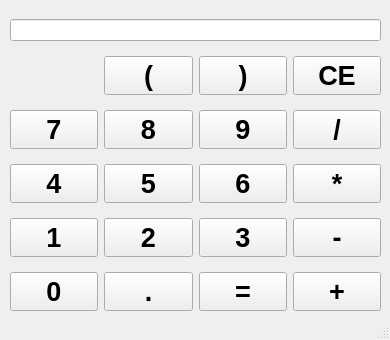
<?xml version="1.0" encoding="UTF-8"?>
<ui version="4.0">
 <class>MainWindow</class>
 <widget class="QMainWindow" name="MainWindow">
  <property name="geometry">
   <rect>
    <x>0</x>
    <y>0</y>
    <width>390</width>
    <height>340</height>
   </rect>
  </property>
  <property name="sizePolicy">
   <sizepolicy hsizetype="Fixed" vsizetype="Fixed">
    <horstretch>0</horstretch>
    <verstretch>0</verstretch>
   </sizepolicy>
  </property>
  <property name="minimumSize">
   <size>
    <width>390</width>
    <height>340</height>
   </size>
  </property>
  <property name="maximumSize">
   <size>
    <width>390</width>
    <height>340</height>
   </size>
  </property>
  <property name="windowTitle">
   <string>Calculator</string>
  </property>
  <widget class="QWidget" name="centralwidget">
   <widget class="QWidget" name="gridLayoutWidget">
    <property name="geometry">
     <rect>
      <x>10</x>
      <y>10</y>
      <width>371</width>
      <height>311</height>
     </rect>
    </property>
    <layout class="QGridLayout" name="CalcLayout">
     <item row="4" column="0">
      <widget class="QPushButton" name="Button1">
       <property name="font">
        <font>
         <pointsize>20</pointsize>
         <weight>75</weight>
         <bold>true</bold>
        </font>
       </property>
       <property name="contextMenuPolicy">
        <enum>Qt::DefaultContextMenu</enum>
       </property>
       <property name="autoFillBackground">
        <bool>false</bool>
       </property>
       <property name="text">
        <string>1</string>
       </property>
       <property name="iconSize">
        <size>
         <width>60</width>
         <height>60</height>
        </size>
       </property>
      </widget>
     </item>
     <item row="3" column="1">
      <widget class="QPushButton" name="Button5">
       <property name="font">
        <font>
         <pointsize>20</pointsize>
         <weight>75</weight>
         <bold>true</bold>
        </font>
       </property>
       <property name="contextMenuPolicy">
        <enum>Qt::DefaultContextMenu</enum>
       </property>
       <property name="autoFillBackground">
        <bool>false</bool>
       </property>
       <property name="text">
        <string>5</string>
       </property>
       <property name="iconSize">
        <size>
         <width>60</width>
         <height>60</height>
        </size>
       </property>
      </widget>
     </item>
     <item row="1" column="1">
      <widget class="QPushButton" name="brackOn">
       <property name="font">
        <font>
         <pointsize>20</pointsize>
         <weight>75</weight>
         <bold>true</bold>
        </font>
       </property>
       <property name="contextMenuPolicy">
        <enum>Qt::DefaultContextMenu</enum>
       </property>
       <property name="autoFillBackground">
        <bool>false</bool>
       </property>
       <property name="text">
        <string>(</string>
       </property>
       <property name="iconSize">
        <size>
         <width>60</width>
         <height>60</height>
        </size>
       </property>
      </widget>
     </item>
     <item row="5" column="3">
      <widget class="QPushButton" name="Add">
       <property name="font">
        <font>
         <pointsize>20</pointsize>
         <weight>75</weight>
         <bold>true</bold>
        </font>
       </property>
       <property name="contextMenuPolicy">
        <enum>Qt::DefaultContextMenu</enum>
       </property>
       <property name="autoFillBackground">
        <bool>false</bool>
       </property>
       <property name="text">
        <string>+</string>
       </property>
       <property name="iconSize">
        <size>
         <width>60</width>
         <height>60</height>
        </size>
       </property>
      </widget>
     </item>
     <item row="4" column="1">
      <widget class="QPushButton" name="Button2">
       <property name="font">
        <font>
         <pointsize>20</pointsize>
         <weight>75</weight>
         <bold>true</bold>
        </font>
       </property>
       <property name="contextMenuPolicy">
        <enum>Qt::DefaultContextMenu</enum>
       </property>
       <property name="autoFillBackground">
        <bool>false</bool>
       </property>
       <property name="text">
        <string>2</string>
       </property>
       <property name="iconSize">
        <size>
         <width>60</width>
         <height>60</height>
        </size>
       </property>
      </widget>
     </item>
     <item row="3" column="3">
      <widget class="QPushButton" name="Mult">
       <property name="font">
        <font>
         <pointsize>20</pointsize>
         <weight>75</weight>
         <bold>true</bold>
        </font>
       </property>
       <property name="contextMenuPolicy">
        <enum>Qt::DefaultContextMenu</enum>
       </property>
       <property name="autoFillBackground">
        <bool>false</bool>
       </property>
       <property name="text">
        <string>*</string>
       </property>
       <property name="iconSize">
        <size>
         <width>60</width>
         <height>60</height>
        </size>
       </property>
      </widget>
     </item>
     <item row="4" column="3">
      <widget class="QPushButton" name="Sub">
       <property name="font">
        <font>
         <pointsize>20</pointsize>
         <weight>75</weight>
         <bold>true</bold>
        </font>
       </property>
       <property name="contextMenuPolicy">
        <enum>Qt::DefaultContextMenu</enum>
       </property>
       <property name="autoFillBackground">
        <bool>false</bool>
       </property>
       <property name="text">
        <string>-</string>
       </property>
       <property name="iconSize">
        <size>
         <width>60</width>
         <height>60</height>
        </size>
       </property>
      </widget>
     </item>
     <item row="3" column="0">
      <widget class="QPushButton" name="Button4">
       <property name="font">
        <font>
         <pointsize>20</pointsize>
         <weight>75</weight>
         <bold>true</bold>
        </font>
       </property>
       <property name="contextMenuPolicy">
        <enum>Qt::DefaultContextMenu</enum>
       </property>
       <property name="autoFillBackground">
        <bool>false</bool>
       </property>
       <property name="text">
        <string>4</string>
       </property>
       <property name="iconSize">
        <size>
         <width>60</width>
         <height>60</height>
        </size>
       </property>
      </widget>
     </item>
     <item row="1" column="2">
      <widget class="QPushButton" name="brackOff">
       <property name="font">
        <font>
         <pointsize>20</pointsize>
         <weight>75</weight>
         <bold>true</bold>
        </font>
       </property>
       <property name="contextMenuPolicy">
        <enum>Qt::DefaultContextMenu</enum>
       </property>
       <property name="autoFillBackground">
        <bool>false</bool>
       </property>
       <property name="text">
        <string>)</string>
       </property>
       <property name="iconSize">
        <size>
         <width>60</width>
         <height>60</height>
        </size>
       </property>
      </widget>
     </item>
     <item row="2" column="2">
      <widget class="QPushButton" name="Button9">
       <property name="font">
        <font>
         <pointsize>20</pointsize>
         <weight>75</weight>
         <bold>true</bold>
        </font>
       </property>
       <property name="contextMenuPolicy">
        <enum>Qt::DefaultContextMenu</enum>
       </property>
       <property name="autoFillBackground">
        <bool>false</bool>
       </property>
       <property name="text">
        <string>9</string>
       </property>
       <property name="iconSize">
        <size>
         <width>60</width>
         <height>60</height>
        </size>
       </property>
      </widget>
     </item>
     <item row="1" column="3">
      <widget class="QPushButton" name="ButtonCE">
       <property name="font">
        <font>
         <pointsize>20</pointsize>
         <weight>75</weight>
         <bold>true</bold>
        </font>
       </property>
       <property name="contextMenuPolicy">
        <enum>Qt::DefaultContextMenu</enum>
       </property>
       <property name="autoFillBackground">
        <bool>false</bool>
       </property>
       <property name="text">
        <string>CE</string>
       </property>
       <property name="iconSize">
        <size>
         <width>60</width>
         <height>60</height>
        </size>
       </property>
      </widget>
     </item>
     <item row="2" column="1">
      <widget class="QPushButton" name="Button8">
       <property name="font">
        <font>
         <pointsize>20</pointsize>
         <weight>75</weight>
         <bold>true</bold>
        </font>
       </property>
       <property name="contextMenuPolicy">
        <enum>Qt::DefaultContextMenu</enum>
       </property>
       <property name="autoFillBackground">
        <bool>false</bool>
       </property>
       <property name="text">
        <string>8</string>
       </property>
       <property name="iconSize">
        <size>
         <width>60</width>
         <height>60</height>
        </size>
       </property>
      </widget>
     </item>
     <item row="4" column="2">
      <widget class="QPushButton" name="Button3">
       <property name="font">
        <font>
         <pointsize>20</pointsize>
         <weight>75</weight>
         <bold>true</bold>
        </font>
       </property>
       <property name="contextMenuPolicy">
        <enum>Qt::DefaultContextMenu</enum>
       </property>
       <property name="autoFillBackground">
        <bool>false</bool>
       </property>
       <property name="text">
        <string>3</string>
       </property>
       <property name="iconSize">
        <size>
         <width>60</width>
         <height>60</height>
        </size>
       </property>
      </widget>
     </item>
     <item row="5" column="2">
      <widget class="QPushButton" name="Ravno">
       <property name="font">
        <font>
         <pointsize>20</pointsize>
         <weight>75</weight>
         <bold>true</bold>
        </font>
       </property>
       <property name="contextMenuPolicy">
        <enum>Qt::DefaultContextMenu</enum>
       </property>
       <property name="autoFillBackground">
        <bool>false</bool>
       </property>
       <property name="text">
        <string>=</string>
       </property>
       <property name="iconSize">
        <size>
         <width>60</width>
         <height>60</height>
        </size>
       </property>
      </widget>
     </item>
     <item row="3" column="2">
      <widget class="QPushButton" name="Button6">
       <property name="font">
        <font>
         <pointsize>20</pointsize>
         <weight>75</weight>
         <bold>true</bold>
        </font>
       </property>
       <property name="contextMenuPolicy">
        <enum>Qt::DefaultContextMenu</enum>
       </property>
       <property name="autoFillBackground">
        <bool>false</bool>
       </property>
       <property name="text">
        <string>6</string>
       </property>
       <property name="iconSize">
        <size>
         <width>60</width>
         <height>60</height>
        </size>
       </property>
      </widget>
     </item>
     <item row="5" column="1">
      <widget class="QPushButton" name="point">
       <property name="font">
        <font>
         <pointsize>20</pointsize>
         <weight>75</weight>
         <bold>true</bold>
        </font>
       </property>
       <property name="contextMenuPolicy">
        <enum>Qt::DefaultContextMenu</enum>
       </property>
       <property name="autoFillBackground">
        <bool>false</bool>
       </property>
       <property name="text">
        <string>.</string>
       </property>
       <property name="iconSize">
        <size>
         <width>60</width>
         <height>60</height>
        </size>
       </property>
      </widget>
     </item>
     <item row="2" column="3">
      <widget class="QPushButton" name="Dev">
       <property name="font">
        <font>
         <pointsize>20</pointsize>
         <weight>75</weight>
         <bold>true</bold>
        </font>
       </property>
       <property name="contextMenuPolicy">
        <enum>Qt::DefaultContextMenu</enum>
       </property>
       <property name="autoFillBackground">
        <bool>false</bool>
       </property>
       <property name="text">
        <string>/</string>
       </property>
       <property name="iconSize">
        <size>
         <width>60</width>
         <height>60</height>
        </size>
       </property>
      </widget>
     </item>
     <item row="5" column="0">
      <widget class="QPushButton" name="Button0">
       <property name="font">
        <font>
         <pointsize>20</pointsize>
         <weight>75</weight>
         <bold>true</bold>
        </font>
       </property>
       <property name="contextMenuPolicy">
        <enum>Qt::DefaultContextMenu</enum>
       </property>
       <property name="autoFillBackground">
        <bool>false</bool>
       </property>
       <property name="text">
        <string>0</string>
       </property>
       <property name="iconSize">
        <size>
         <width>60</width>
         <height>60</height>
        </size>
       </property>
      </widget>
     </item>
     <item row="2" column="0">
      <widget class="QPushButton" name="Button7">
       <property name="font">
        <font>
         <pointsize>20</pointsize>
         <weight>75</weight>
         <bold>true</bold>
        </font>
       </property>
       <property name="contextMenuPolicy">
        <enum>Qt::DefaultContextMenu</enum>
       </property>
       <property name="autoFillBackground">
        <bool>false</bool>
       </property>
       <property name="text">
        <string>7</string>
       </property>
       <property name="iconSize">
        <size>
         <width>60</width>
         <height>60</height>
        </size>
       </property>
      </widget>
     </item>
     <item row="0" column="0" colspan="4">
      <widget class="QLineEdit" name="FormulaTXT">
       <property name="text">
        <string/>
       </property>
       <property name="frame">
        <bool>true</bool>
       </property>
       <property name="clearButtonEnabled">
        <bool>false</bool>
       </property>
      </widget>
     </item>
    </layout>
   </widget>
  </widget>
  <widget class="QMenuBar" name="menubar">
   <property name="geometry">
    <rect>
     <x>0</x>
     <y>0</y>
     <width>390</width>
     <height>21</height>
    </rect>
   </property>
  </widget>
  <widget class="QStatusBar" name="statusbar"/>
 </widget>
 <resources/>
 <connections/>
</ui>
